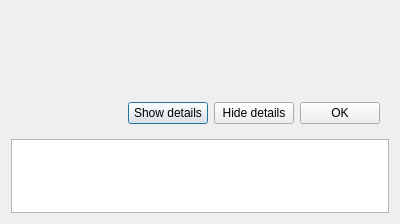
<?xml version="1.0" encoding="UTF-8"?>
<ui version="4.0">
 <class>Dialog</class>
 <widget class="QDialog" name="Dialog">
  <property name="geometry">
   <rect>
    <x>0</x>
    <y>0</y>
    <width>400</width>
    <height>224</height>
   </rect>
  </property>
  <property name="maximumSize">
   <size>
    <width>400</width>
    <height>400</height>
   </size>
  </property>
  <property name="baseSize">
   <size>
    <width>0</width>
    <height>0</height>
   </size>
  </property>
  <property name="windowTitle">
   <string>DEXBot - Error Dialog</string>
  </property>
  <layout class="QVBoxLayout" name="verticalLayout">
   <item>
    <widget class="QWidget" name="widget_2" native="true">
     <property name="sizePolicy">
      <sizepolicy hsizetype="Preferred" vsizetype="Minimum">
       <horstretch>0</horstretch>
       <verstretch>0</verstretch>
      </sizepolicy>
     </property>
     <property name="maximumSize">
      <size>
       <width>401</width>
       <height>74</height>
      </size>
     </property>
     <layout class="QHBoxLayout" name="horizontalLayout_3">
      <item>
       <widget class="QLabel" name="label_icon">
        <property name="sizePolicy">
         <sizepolicy hsizetype="Fixed" vsizetype="Expanding">
          <horstretch>0</horstretch>
          <verstretch>0</verstretch>
         </sizepolicy>
        </property>
        <property name="minimumSize">
         <size>
          <width>48</width>
          <height>48</height>
         </size>
        </property>
        <property name="maximumSize">
         <size>
          <width>48</width>
          <height>48</height>
         </size>
        </property>
        <property name="text">
         <string/>
        </property>
        <property name="pixmap">
         <pixmap resource="../../resources/icons.qrc">:/dialog/img/error.png</pixmap>
        </property>
        <property name="scaledContents">
         <bool>true</bool>
        </property>
       </widget>
      </item>
      <item>
       <widget class="QWidget" name="widget_3" native="true">
        <layout class="QVBoxLayout" name="verticalLayout_3">
         <item>
          <widget class="QLabel" name="message_label">
           <property name="maximumSize">
            <size>
             <width>400</width>
             <height>25</height>
            </size>
           </property>
           <property name="cursor">
            <cursorShape>ArrowCursor</cursorShape>
           </property>
           <property name="text">
            <string/>
           </property>
           <property name="alignment">
            <set>Qt::AlignLeading|Qt::AlignLeft|Qt::AlignVCenter</set>
           </property>
           <property name="wordWrap">
            <bool>true</bool>
           </property>
          </widget>
         </item>
         <item>
          <widget class="QLabel" name="extra_label">
           <property name="maximumSize">
            <size>
             <width>400</width>
             <height>25</height>
            </size>
           </property>
           <property name="cursor">
            <cursorShape>ArrowCursor</cursorShape>
           </property>
           <property name="text">
            <string/>
           </property>
           <property name="wordWrap">
            <bool>true</bool>
           </property>
          </widget>
         </item>
        </layout>
       </widget>
      </item>
     </layout>
    </widget>
   </item>
   <item>
    <widget class="QWidget" name="vertical_spacer" native="true">
     <property name="sizePolicy">
      <sizepolicy hsizetype="Preferred" vsizetype="Expanding">
       <horstretch>0</horstretch>
       <verstretch>0</verstretch>
      </sizepolicy>
     </property>
    </widget>
   </item>
   <item>
    <widget class="QWidget" name="widget" native="true">
     <property name="maximumSize">
      <size>
       <width>400</width>
       <height>45</height>
      </size>
     </property>
     <layout class="QHBoxLayout" name="horizontalLayout">
      <item>
       <spacer name="horizontalSpacer">
        <property name="orientation">
         <enum>Qt::Horizontal</enum>
        </property>
        <property name="sizeHint" stdset="0">
         <size>
          <width>20</width>
          <height>20</height>
         </size>
        </property>
       </spacer>
      </item>
      <item>
       <widget class="QPushButton" name="show_details">
        <property name="cursor">
         <cursorShape>PointingHandCursor</cursorShape>
        </property>
        <property name="text">
         <string>Show details</string>
        </property>
        <property name="checkable">
         <bool>false</bool>
        </property>
        <property name="autoDefault">
         <bool>true</bool>
        </property>
       </widget>
      </item>
      <item>
       <widget class="QPushButton" name="hide_details">
        <property name="cursor">
         <cursorShape>PointingHandCursor</cursorShape>
        </property>
        <property name="text">
         <string>Hide details</string>
        </property>
       </widget>
      </item>
      <item>
       <widget class="QPushButton" name="ok_button">
        <property name="sizePolicy">
         <sizepolicy hsizetype="Fixed" vsizetype="Fixed">
          <horstretch>0</horstretch>
          <verstretch>0</verstretch>
         </sizepolicy>
        </property>
        <property name="cursor">
         <cursorShape>PointingHandCursor</cursorShape>
        </property>
        <property name="text">
         <string>OK</string>
        </property>
       </widget>
      </item>
     </layout>
    </widget>
   </item>
   <item>
    <widget class="QTextBrowser" name="detail_box">
     <property name="maximumSize">
      <size>
       <width>400</width>
       <height>300</height>
      </size>
     </property>
     <property name="contextMenuPolicy">
      <enum>Qt::DefaultContextMenu</enum>
     </property>
    </widget>
   </item>
  </layout>
 </widget>
 <resources>
  <include location="../../resources/icons.qrc"/>
 </resources>
 <connections/>
</ui>
